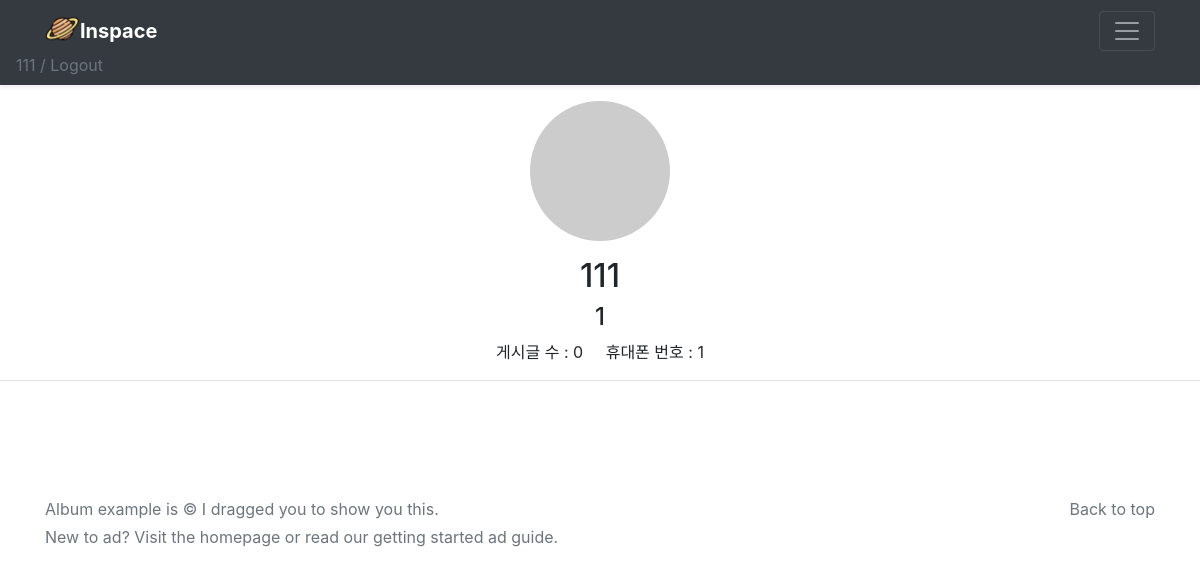
Screenshot of /inspace/mypage/ (signed in) with the database file from the repository.
### space/models.py (models this page shows)
class User(models.Model):
    email = models.CharField(primary_key=True, max_length=50)
    password = models.CharField(max_length=100)
    name = models.CharField(max_length=10)
    phone = models.CharField(max_length=15)

### inspace/views.py (the view)
# urls.py: path('inspace/mypage/', views.mypage),
def mypage(request):
    try:
        email = request.session['email']
        user = User.objects.get(email=email)
        user_posting = Posting.objects.filter(email=user).order_by('-id')
        context = {
            'user' : user,
            'user_posting' : user_posting
        }
        print(user_posting)
        return render(request, 'mypage.html', context)
    except:
        return HttpResponseRedirect('/inspace/signin/')

### templates/mypage.html (shortened to what this page needs)
{% extends 'base.html' %}
{% block content %}
{% load static %}
<head>
</head>
<link href="{% static 'scroll.css' %}" rel="stylesheet">
<center>
<div class="col-lg-4">
        <svg class="bd-placeholder-img rounded-circle" width="140" height="140" xmlns="http://www.w3.org/2000/svg" preserveAspectRatio="xMidYMid slice" focusable="false" role="img" aria-label="Placeholder: 140x140">
        </svg>
        <h2>{{user.email}}</h2>
        <h4>{{user.name}}</h4>
    <p>게시글 수 : {{ user_posting.count }} &nbsp; &nbsp;  휴대폰 번호 : {{user.phone}} </p>
  </div>
<hr>
<article>
</article>
</center>
{% endblock %}

### static/scroll.css (style rules this page uses)
article { padding: 52px 3% 0; }

### templates/base.html (style rules this page uses)
.bd-placeholder-img { font-size: 1.125rem; text-anchor: middle; -webkit-user-select: none; -moz-user-select: none; -ms-user-select: none; user-select: none; }

### templates/mypage.html (style rules this page uses)
svg.bd-placeholder-img { width: 140px; height: 140px; background-image: url('https://secure.gravatar.com/avatar/2e4f63e0ef15ad019600822cc42ad278?s=140&d=mm&r=g'); }

### rows the page displays
User: email "111", name "1", phone "1"

### other values shown
{{ request.session.email }} "111"
{{ user_posting.count }} "0"
